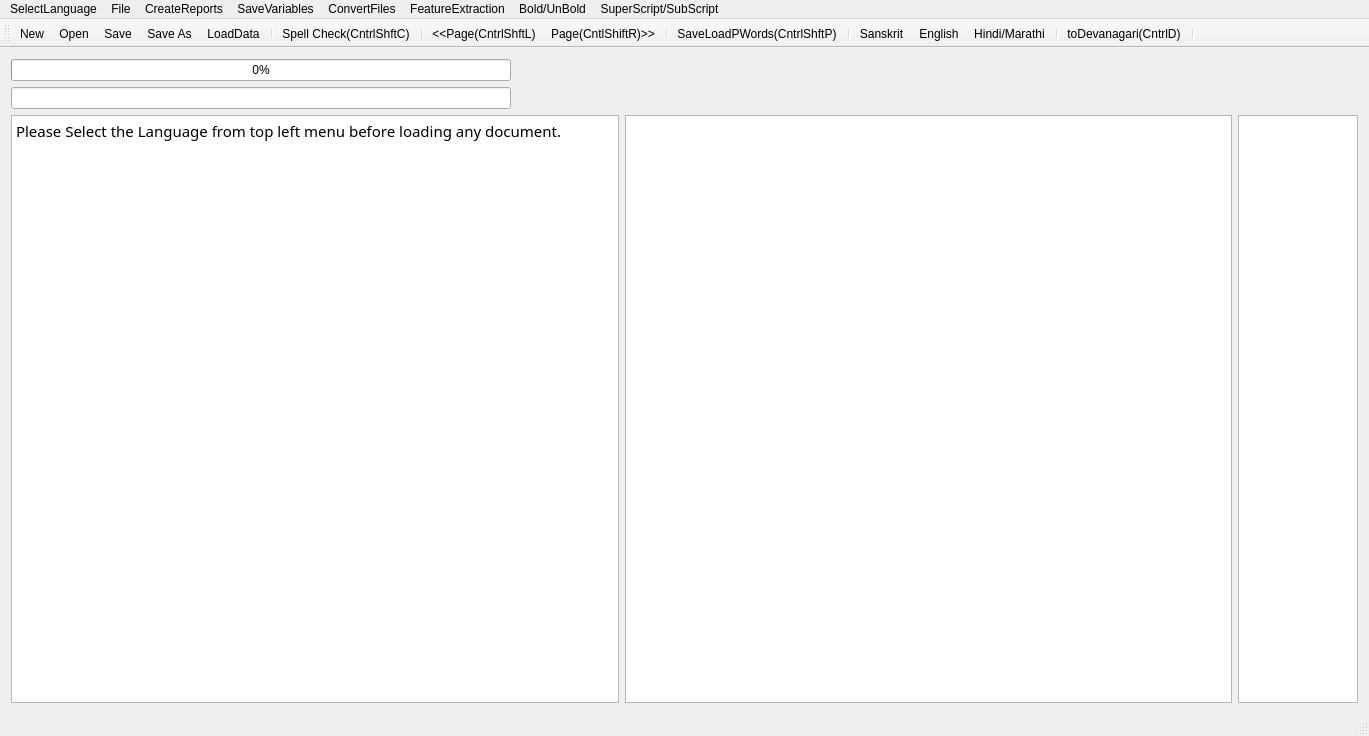
<?xml version="1.0" encoding="UTF-8"?>
<ui version="4.0">
 <class>MainWindow</class>
 <widget class="QMainWindow" name="MainWindow">
  <property name="geometry">
   <rect>
    <x>0</x>
    <y>0</y>
    <width>1369</width>
    <height>736</height>
   </rect>
  </property>
  <property name="mouseTracking">
   <bool>true</bool>
  </property>
  <property name="windowTitle">
   <string>MainWindow</string>
  </property>
  <widget class="QWidget" name="centralWidget">
   <layout class="QVBoxLayout" name="verticalLayout">
    <item>
     <widget class="QProgressBar" name="progressBar">
      <property name="maximumSize">
       <size>
        <width>500</width>
        <height>16777215</height>
       </size>
      </property>
      <property name="value">
       <number>0</number>
      </property>
      <property name="alignment">
       <set>Qt::AlignRight|Qt::AlignTrailing|Qt::AlignVCenter</set>
      </property>
     </widget>
    </item>
    <item>
     <widget class="QLineEdit" name="lineEdit">
      <property name="maximumSize">
       <size>
        <width>500</width>
        <height>16777215</height>
       </size>
      </property>
     </widget>
    </item>
    <item>
     <layout class="QHBoxLayout" name="horizontalLayout">
      <item>
       <widget class="QTextBrowser" name="textBrowser">
        <property name="font">
         <font>
          <family>Shobhika</family>
          <pointsize>16</pointsize>
          <italic>false</italic>
         </font>
        </property>
        <property name="mouseTracking">
         <bool>true</bool>
        </property>
        <property name="sizeAdjustPolicy">
         <enum>QAbstractScrollArea::AdjustToContents</enum>
        </property>
        <property name="undoRedoEnabled">
         <bool>true</bool>
        </property>
        <property name="readOnly">
         <bool>false</bool>
        </property>
        <property name="html">
         <string>&lt;!DOCTYPE HTML PUBLIC &quot;-//W3C//DTD HTML 4.0//EN&quot; &quot;http://www.w3.org/TR/REC-html40/strict.dtd&quot;&gt;
&lt;html&gt;&lt;head&gt;&lt;meta name=&quot;qrichtext&quot; content=&quot;1&quot; /&gt;&lt;meta charset=&quot;utf-8&quot; /&gt;&lt;style type=&quot;text/css&quot;&gt;
p, li { white-space: pre-wrap; }
&lt;/style&gt;&lt;/head&gt;&lt;body style=&quot; font-family:'Shobhika'; font-size:16pt; font-weight:400; font-style:normal;&quot;&gt;
&lt;p style=&quot; margin-top:0px; margin-bottom:0px; margin-left:0px; margin-right:0px; -qt-block-indent:0; text-indent:0px;&quot;&gt;&lt;span style=&quot; font-family:'Ubuntu'; font-size:11pt;&quot;&gt;Please Select the Language from top left menu before loading any document.&lt;/span&gt;&lt;/p&gt;&lt;/body&gt;&lt;/html&gt;</string>
        </property>
        <property name="acceptRichText">
         <bool>true</bool>
        </property>
        <property name="textInteractionFlags">
         <set>Qt::LinksAccessibleByKeyboard|Qt::LinksAccessibleByMouse|Qt::TextBrowserInteraction|Qt::TextEditable|Qt::TextEditorInteraction|Qt::TextSelectableByKeyboard|Qt::TextSelectableByMouse</set>
        </property>
       </widget>
      </item>
      <item>
       <widget class="QGraphicsView" name="graphicsView">
        <property name="sizeAdjustPolicy">
         <enum>QAbstractScrollArea::AdjustIgnored</enum>
        </property>
        <property name="alignment">
         <set>Qt::AlignCenter</set>
        </property>
        <property name="dragMode">
         <enum>QGraphicsView::ScrollHandDrag</enum>
        </property>
        <property name="transformationAnchor">
         <enum>QGraphicsView::AnchorViewCenter</enum>
        </property>
        <property name="resizeAnchor">
         <enum>QGraphicsView::AnchorViewCenter</enum>
        </property>
       </widget>
      </item>
      <item>
       <widget class="QTextEdit" name="textEdit">
        <property name="maximumSize">
         <size>
          <width>120</width>
          <height>16777215</height>
         </size>
        </property>
        <property name="font">
         <font>
          <family>FreeSans</family>
          <italic>true</italic>
         </font>
        </property>
        <property name="sizeAdjustPolicy">
         <enum>QAbstractScrollArea::AdjustToContents</enum>
        </property>
        <property name="readOnly">
         <bool>true</bool>
        </property>
       </widget>
      </item>
     </layout>
    </item>
   </layout>
   <zorder>lineEdit</zorder>
   <zorder>progressBar</zorder>
  </widget>
  <widget class="QMenuBar" name="menuBar">
   <property name="geometry">
    <rect>
     <x>0</x>
     <y>0</y>
     <width>1369</width>
     <height>26</height>
    </rect>
   </property>
   <widget class="QMenu" name="menuOCR_Correction_Window">
    <property name="title">
     <string>File</string>
    </property>
    <addaction name="actionNew"/>
    <addaction name="actionOpen"/>
    <addaction name="actionSave"/>
    <addaction name="actionSave_As"/>
    <addaction name="actionSpell_Check"/>
    <addaction name="actionLoad_Next_Page"/>
    <addaction name="actionLoad_Prev_Page"/>
    <addaction name="separator"/>
    <addaction name="actionLoadGDocPage"/>
    <addaction name="actionToDevanagari"/>
    <addaction name="actionLoadData"/>
    <addaction name="actionLoadDict"/>
    <addaction name="actionLoadOCRWords"/>
    <addaction name="actionLoadDomain"/>
    <addaction name="actionLoadSubPS"/>
    <addaction name="actionLoadConfusions"/>
    <addaction name="actionSugg"/>
    <addaction name="actionToSlp1"/>
   </widget>
   <widget class="QMenu" name="menuCreateReports">
    <property name="title">
     <string>CreateReports</string>
    </property>
    <addaction name="actionCreateBest2OCR"/>
    <addaction name="actionCreateSuggestionLog"/>
    <addaction name="actionCreateSuggestionLogNearestPriority"/>
    <addaction name="actionErrorDetectionRep"/>
    <addaction name="actionErrorDetectWithoutAdaptation"/>
    <addaction name="actionErrorDetectionRepUniq"/>
   </widget>
   <widget class="QMenu" name="menuSaveVariables">
    <property name="title">
     <string>SaveVariables</string>
    </property>
    <addaction name="actionCPair"/>
    <addaction name="actionPrimarySecOCRPair"/>
    <addaction name="actionCPairIEROcrVsCorrect"/>
    <addaction name="actionCPairGEROcrVsCorrect"/>
   </widget>
   <widget class="QMenu" name="menuConvertFiles">
    <property name="title">
     <string>ConvertFiles</string>
    </property>
    <addaction name="actionToSlp1_2"/>
    <addaction name="actionToDev"/>
    <addaction name="actionExtractDev"/>
    <addaction name="actionEditDistRep"/>
    <addaction name="actionConfusionFreqHist"/>
    <addaction name="actionFilterOutGT50EditDisPairs"/>
   </widget>
   <widget class="QMenu" name="menuFeatureExtraction">
    <property name="title">
     <string>FeatureExtraction</string>
    </property>
    <addaction name="actionPrepareFeatures"/>
   </widget>
   <widget class="QMenu" name="menuSelectLanguage">
    <property name="title">
     <string>SelectLanguage</string>
    </property>
    <addaction name="actionSanskrit"/>
    <addaction name="actionHindi"/>
    <addaction name="actionEnglish"/>
   </widget>
   <widget class="QMenu" name="menuBold">
    <property name="title">
     <string>Bold/UnBold</string>
    </property>
    <addaction name="actionBold_2"/>
    <addaction name="actionUnbold"/>
   </widget>
   <widget class="QMenu" name="menuSuperScript_SubScript">
    <property name="title">
     <string>SuperScript/SubScript</string>
    </property>
    <addaction name="actionSuperScript"/>
    <addaction name="actionSubScript"/>
   </widget>
   <addaction name="menuSelectLanguage"/>
   <addaction name="menuOCR_Correction_Window"/>
   <addaction name="menuCreateReports"/>
   <addaction name="menuSaveVariables"/>
   <addaction name="menuConvertFiles"/>
   <addaction name="menuFeatureExtraction"/>
   <addaction name="menuBold"/>
   <addaction name="menuSuperScript_SubScript"/>
  </widget>
  <widget class="QToolBar" name="mainToolBar">
   <attribute name="toolBarArea">
    <enum>TopToolBarArea</enum>
   </attribute>
   <attribute name="toolBarBreak">
    <bool>false</bool>
   </attribute>
   <addaction name="actionNew"/>
   <addaction name="actionOpen"/>
   <addaction name="actionSave"/>
   <addaction name="actionSave_As"/>
   <addaction name="actionLoadData"/>
   <addaction name="separator"/>
   <addaction name="actionSpell_Check"/>
   <addaction name="separator"/>
   <addaction name="actionLoad_Prev_Page"/>
   <addaction name="actionLoad_Next_Page"/>
   <addaction name="separator"/>
   <addaction name="actionLoadGDocPage"/>
   <addaction name="separator"/>
   <addaction name="actionSanskrit"/>
   <addaction name="actionEnglish"/>
   <addaction name="actionHindi"/>
   <addaction name="separator"/>
   <addaction name="actionToDevanagari"/>
   <addaction name="separator"/>
  </widget>
  <widget class="QStatusBar" name="statusBar"/>
  <action name="actionOpen">
   <property name="icon">
    <iconset resource="AppResources.qrc">
     <normaloff>:/Images/open.png</normaloff>:/Images/open.png</iconset>
   </property>
   <property name="text">
    <string>Open</string>
   </property>
   <property name="shortcut">
    <string>Ctrl+O</string>
   </property>
  </action>
  <action name="actionSave">
   <property name="icon">
    <iconset resource="AppResources.qrc">
     <normaloff>:/Images/save.png</normaloff>:/Images/save.png</iconset>
   </property>
   <property name="text">
    <string>Save</string>
   </property>
   <property name="shortcut">
    <string>Ctrl+S</string>
   </property>
  </action>
  <action name="actionSave_As">
   <property name="icon">
    <iconset resource="AppResources.qrc">
     <normaloff>:/Images/save-as.png</normaloff>:/Images/save-as.png</iconset>
   </property>
   <property name="text">
    <string>Save As</string>
   </property>
   <property name="shortcut">
    <string>Ctrl+Shift+S</string>
   </property>
  </action>
  <action name="actionNew">
   <property name="icon">
    <iconset resource="AppResources.qrc">
     <normaloff>:/Images/New.png</normaloff>:/Images/New.png</iconset>
   </property>
   <property name="text">
    <string>New</string>
   </property>
   <property name="shortcut">
    <string>Ctrl+N</string>
   </property>
  </action>
  <action name="actionSpell_Check">
   <property name="text">
    <string>Spell Check(CntrlShftC)</string>
   </property>
   <property name="shortcut">
    <string>Ctrl+Shift+C</string>
   </property>
  </action>
  <action name="actionLoad_Next_Page">
   <property name="text">
    <string>Page(CntlShiftR)&gt;&gt;</string>
   </property>
   <property name="toolTip">
    <string>Page(CntlShiftR)&gt;&gt;</string>
   </property>
   <property name="shortcut">
    <string>Ctrl+Shift+R</string>
   </property>
  </action>
  <action name="actionLoad_Prev_Page">
   <property name="text">
    <string>&lt;&lt;Page(CntrlShftL)</string>
   </property>
   <property name="toolTip">
    <string>&lt;&lt;Page(CntrlShftL)</string>
   </property>
   <property name="shortcut">
    <string>Ctrl+Shift+L</string>
   </property>
  </action>
  <action name="actionLoadGDocPage">
   <property name="text">
    <string>Save&amp;LoadPWords(CntrlShftP)</string>
   </property>
   <property name="shortcut">
    <string>Ctrl+Shift+P</string>
   </property>
  </action>
  <action name="actionToDevanagari">
   <property name="text">
    <string>toDevanagari(CntrlD)</string>
   </property>
   <property name="shortcut">
    <string>Ctrl+D</string>
   </property>
  </action>
  <action name="actionLoadData">
   <property name="text">
    <string>LoadData</string>
   </property>
  </action>
  <action name="actionLoadDict">
   <property name="text">
    <string>LoadDict</string>
   </property>
  </action>
  <action name="actionLoadOCRWords">
   <property name="text">
    <string>LoadOCRWords</string>
   </property>
  </action>
  <action name="actionLoadDomain">
   <property name="text">
    <string>LoadDomain</string>
   </property>
  </action>
  <action name="actionLoadSubPS">
   <property name="text">
    <string>LoadSubPS</string>
   </property>
  </action>
  <action name="actionLoadConfusions">
   <property name="text">
    <string>LoadConfusions</string>
   </property>
  </action>
  <action name="actionSugg">
   <property name="text">
    <string>sugg</string>
   </property>
   <property name="shortcut">
    <string>Menu</string>
   </property>
  </action>
  <action name="actionCreateBest2OCR">
   <property name="text">
    <string>CreateBest2OCR</string>
   </property>
  </action>
  <action name="actionToSlp1">
   <property name="text">
    <string>toSlp1</string>
   </property>
   <property name="shortcut">
    <string>Ctrl+G</string>
   </property>
  </action>
  <action name="actionCreateSuggestionLog">
   <property name="text">
    <string>CreateSuggestionLog</string>
   </property>
  </action>
  <action name="actionCreateSuggestionLogNearestPriority">
   <property name="text">
    <string>CreateSuggestionLogNearestPriority</string>
   </property>
  </action>
  <action name="actionErrorDetectionRep">
   <property name="text">
    <string>ErrorDetectionRep</string>
   </property>
  </action>
  <action name="actionErrorDetectWithoutAdaptation">
   <property name="text">
    <string>ErrorDetectWithoutAdaptation</string>
   </property>
  </action>
  <action name="actionCPair">
   <property name="text">
    <string>CPair</string>
   </property>
  </action>
  <action name="actionToSlp1_2">
   <property name="text">
    <string>toSlp1</string>
   </property>
  </action>
  <action name="actionToDev">
   <property name="text">
    <string>toDev</string>
   </property>
  </action>
  <action name="actionExtractDev">
   <property name="text">
    <string>ExtractDevWords</string>
   </property>
   <property name="toolTip">
    <string>ExtractDevWords</string>
   </property>
  </action>
  <action name="actionPrimarySecOCRPair">
   <property name="text">
    <string>PrimarySecOCRPairs</string>
   </property>
  </action>
  <action name="actionCPairIEROcrVsCorrect">
   <property name="text">
    <string>CPairIEROcrVsCorrect</string>
   </property>
  </action>
  <action name="actionEditDistRep">
   <property name="text">
    <string>EditDistRep</string>
   </property>
  </action>
  <action name="actionConfusionFreqHist">
   <property name="text">
    <string>ConfusionFreqHist</string>
   </property>
  </action>
  <action name="actionCPairGEROcrVsCorrect">
   <property name="text">
    <string>CPairGEROcrVsCorrect</string>
   </property>
  </action>
  <action name="actionFilterOutGT50EditDisPairs">
   <property name="text">
    <string>FilterOutGT50EditDisPairs</string>
   </property>
  </action>
  <action name="actionPrepareFeatures">
   <property name="text">
    <string>PrepareFeatures</string>
   </property>
  </action>
  <action name="actionErrorDetectionRepUniq">
   <property name="text">
    <string>ErrorSuggRepUniq</string>
   </property>
  </action>
  <action name="actionSanskrit">
   <property name="text">
    <string>Sanskrit</string>
   </property>
  </action>
  <action name="actionHindi">
   <property name="text">
    <string>Hindi/Marathi</string>
   </property>
  </action>
  <action name="actionEnglish">
   <property name="text">
    <string>English</string>
   </property>
   <property name="toolTip">
    <string>English</string>
   </property>
  </action>
  <action name="actionBold_2">
   <property name="text">
    <string>Bold</string>
   </property>
  </action>
  <action name="actionUnbold">
   <property name="text">
    <string>Unbold</string>
   </property>
  </action>
  <action name="actionSuperScript">
   <property name="text">
    <string>SuperScript</string>
   </property>
  </action>
  <action name="actionSubScript">
   <property name="text">
    <string>SubScript</string>
   </property>
  </action>
 </widget>
 <layoutdefault spacing="6" margin="11"/>
 <resources>
  <include location="AppResources.qrc"/>
 </resources>
 <connections/>
</ui>
